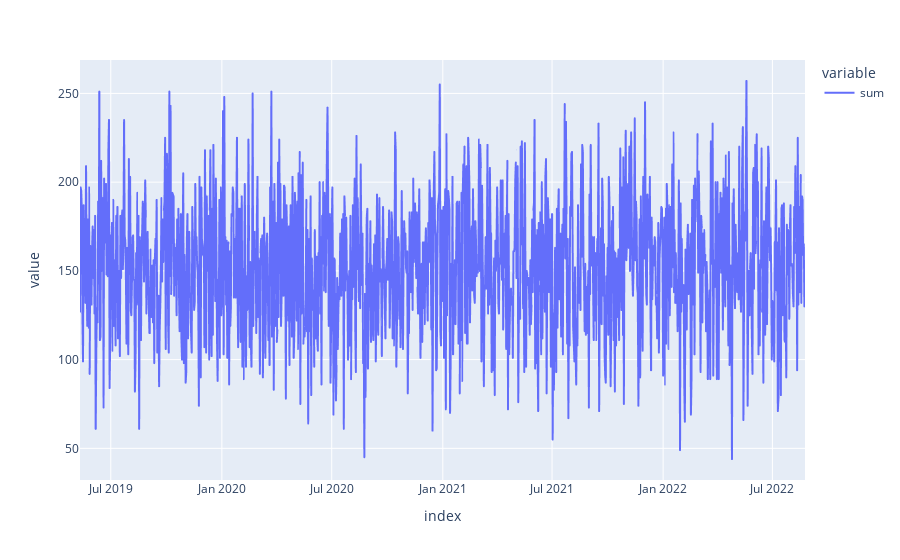

Here is the notebook cell this chart was saved with:
### Markdown cell above
# Distribution of the sum of the balls seems like normal distributions

### Code cell
df['sum'].plot(backend='plotly')

### Figure 1 — Plotly figure (JSON) as saved in the notebook; plotly's stock layout.template omitted (floating-point values rounded to 4 significant figures; data arrays with more than 128 entries replaced by an {"elided": "..."} marker saying what was removed)
{"data": [{"hovertemplate": "variable=sum<br>index=%{x}<br>value=%{y}<extra></extra>", "legendgroup": "sum", "line": {"color": "#636efa", "dash": "solid"}, "marker": {"symbol": "circle"}, "mode": "lines", "name": "sum", "showlegend": true, "type": "scattergl", "x": {"elided": "1201 str values"}, "xaxis": "x", "y": {"elided": "1201 int values"}, "yaxis": "y"}], "layout": {"legend": {"title": {"text": "variable"}, "tracegroupgap": 0}, "margin": {"t": 60}, "xaxis": {"anchor": "y", "domain": [0, 1], "title": {"text": "index"}}, "yaxis": {"anchor": "x", "domain": [0, 1], "title": {"text": "value"}}}}
